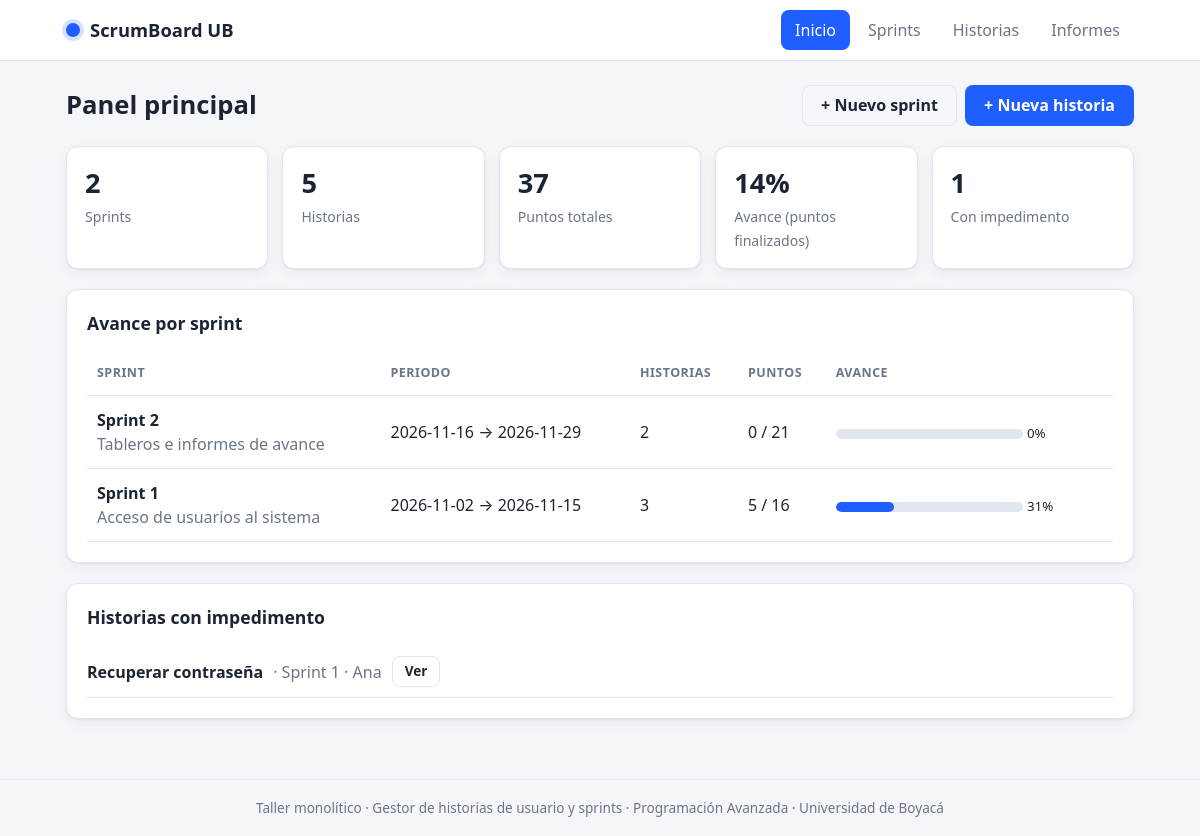
The page / on the database its author committed.
### tables this page shows
CREATE TABLE sprints (
    id           INT AUTO_INCREMENT PRIMARY KEY,
    nombre       VARCHAR(100) NOT NULL,
    objetivo     VARCHAR(255) NOT NULL DEFAULT '',
    fecha_inicio DATE NOT NULL,
    fecha_fin    DATE NOT NULL
);

CREATE TABLE historias (
    id                 INT AUTO_INCREMENT PRIMARY KEY,
    titulo             VARCHAR(150) NOT NULL,
    descripcion        TEXT NOT NULL,
    responsable        VARCHAR(100) NOT NULL,
    prioridad          ENUM('alta','media','baja') NOT NULL DEFAULT 'media',
    estado             ENUM('nueva','activa','finalizada','impedimento') NOT NULL DEFAULT 'nueva',
    puntos             INT NOT NULL,
    fecha_creacion     DATE NOT NULL,
    fecha_finalizacion DATE NULL,
    sprint_id          INT NOT NULL,
    CONSTRAINT fk_historias_sprint FOREIGN KEY (sprint_id)
        REFERENCES sprints(id) ON DELETE CASCADE
);

### core/Controller.php (called while the page is built, shortened)
<?php
abstract class Controller
{
    protected function render(string $vista, array $datos = []): void
    {
        extract($datos);
        $archivo = __DIR__ . '/../app/views/' . $vista . '.php';
        require __DIR__ . '/../app/views/layout/header.php';
        require $archivo;
        require __DIR__ . '/../app/views/layout/footer.php';
    }
}

### app/controllers/HomeController.php (called while the page is built)
<?php
class HomeController extends Controller
{
    public function index(): void
    {
        $historias = new Historia();
        $totales   = $historias->totales();
        $this->render('home/index', [
            'titulo'       => 'Panel principal',
            'totales'      => $totales,
            'avance'       => porcentaje($totales['puntos_finalizados'], $totales['puntos']),
            'sprints'      => (new Sprint())->conMetricas(),
            'impedimentos' => $historias->listar(0, 'impedimento'),
        ]);
    }
}

### index.php (called while the page is built, shortened)
<?php
spl_autoload_register(function (string $clase) {
    foreach (['core', 'app/models', 'app/controllers'] as $carpeta) {
        $archivo = __DIR__ . "/{$carpeta}/{$clase}.php";
        if (is_file($archivo)) {
            return;
        }
    }
});
function e($valor): string
{
    return htmlspecialchars((string)$valor, ENT_QUOTES, 'UTF-8');
}
function porcentaje($parte, $total): int
{
    return $total > 0 ? (int)round($parte * 100 / $total) : 0;
}
$accion      = $_GET['a'] ?? 'index';
$obj   = new $clase();
try {
    $obj->$accion();
} catch (PDOException $ex) {
    http_response_code(500);
    echo '<h3>Error de base de datos</h3><p>Verifica que importaste database.sql y la configuración en config/config.php.</p>';
}

### core/Database.php (called while the page is built)
<?php
class Database
{
    private static ?PDO $conexion = null;
    public static function get(): PDO
    {
        if (self::$conexion === null) {
            $cfg = require __DIR__ . '/../config/config.php';
            $db  = $cfg['db'];
            $dsn = "mysql:host={$db['host']};dbname={$db['name']};charset={$db['charset']}";
            self::$conexion = new PDO($dsn, $db['user'], $db['pass'], [
                PDO::ATTR_ERRMODE            => PDO::ERRMODE_EXCEPTION,
                PDO::ATTR_DEFAULT_FETCH_MODE => PDO::FETCH_ASSOC,
                PDO::ATTR_EMULATE_PREPARES   => false,
            ]);
        }
        return self::$conexion;
    }
}

### core/Model.php (called while the page is built, shortened)
<?php
abstract class Model
{
    public function __construct()
    {
        $this->db = Database::get();
    }
}

### app/models/Sprint.php (called while the page is built, shortened)
<?php
class Sprint extends Model
{
    public function conMetricas(): array
    {
        $sql = "SELECT s.*,
                       COUNT(h.id) AS historias,
                       COALESCE(SUM(h.puntos), 0) AS puntos,
                       COALESCE(SUM(CASE WHEN h.estado = 'finalizada' THEN h.puntos ELSE 0 END), 0) AS puntos_finalizados
                FROM sprints s
                LEFT JOIN historias h ON h.sprint_id = s.id
                GROUP BY s.id, s.nombre, s.objetivo, s.fecha_inicio, s.fecha_fin
                ORDER BY s.fecha_inicio DESC";
        return $this->db->query($sql)->fetchAll();
    }
    public function total(): int
    {
        return (int)$this->db->query('SELECT COUNT(*) FROM sprints')->fetchColumn();
    }
}

### config/config.php (called while the page is built)
<?php
return [
    'db' => [
        'host'    => 'localhost',
        'name'    => 'gestor_historias',
        'user'    => 'root',
        'pass'    => '',
        'charset' => 'utf8mb4',
    ],
    'app' => [
        'nombre' => 'ScrumBoard UB',
    ],
];

### app/models/Historia.php (called while the page is built, shortened)
<?php
class Historia extends Model
{
    public function listar(int $sprintId = 0, string $estado = ''): array
    {
        $sql = self::SELECT_BASE . ' WHERE 1 = 1';
        $par = [];
        if (in_array($estado, self::ESTADOS, true)) {
            $sql .= ' AND h.estado = ?';
            $par[] = $estado;
        }
        $st = $this->db->prepare($sql . ' ORDER BY h.id DESC');
        $st->execute($par);
        return $st->fetchAll();
    }
    public function totales(): array
    {
        $f = $this->db->query(
            "SELECT COUNT(*) AS historias, COALESCE(SUM(puntos), 0) AS puntos,
                    COALESCE(SUM(CASE WHEN estado = 'finalizada' THEN puntos ELSE 0 END), 0) AS puntos_finalizados,
                    COALESCE(SUM(CASE WHEN estado = 'impedimento' THEN 1 ELSE 0 END), 0) AS impedimentos
             FROM historias"
        )->fetch();
        return array_map('intval', $f);
    }
}

### app/views/home/index.php (the view)
<div class="page-head">
    <h1>Panel principal</h1>
    <div class="actions">
        <a class="btn btn--ghost" href="index.php?c=sprint&a=nuevo">+ Nuevo sprint</a>
        <a class="btn btn--primary" href="index.php?c=historia&a=nuevo">+ Nueva historia</a>
    </div>
</div>
<section class="stats">
    <article class="stat"><span class="stat__n"><?= (int)(new Sprint())->total() ?></span><span class="stat__l">Sprints</span></article>
    <article class="stat"><span class="stat__n"><?= $totales['historias'] ?></span><span class="stat__l">Historias</span></article>
    <article class="stat"><span class="stat__n"><?= $totales['puntos'] ?></span><span class="stat__l">Puntos totales</span></article>
    <article class="stat"><span class="stat__n"><?= $avance ?>%</span><span class="stat__l">Avance (puntos finalizados)</span></article>
    <article class="stat"><span class="stat__n"><?= $totales['impedimentos'] ?></span><span class="stat__l">Con impedimento</span></article>
</section>
<section class="card">
    <h2>Avance por sprint</h2>
    <?php if (!$sprints): ?>
        <p class="muted">Aún no hay sprints. Crea el primero para empezar.</p>
    <?php else: ?>
        <div class="table-wrap">
        <table class="table">
            <thead><tr><th>Sprint</th><th>Periodo</th><th>Historias</th><th>Puntos</th><th style="width:28%">Avance</th></tr></thead>
            <tbody>
            <?php foreach ($sprints as $s): $p = porcentaje($s['puntos_finalizados'], $s['puntos']); ?>
                <tr>
                    <td><strong><?= e($s['nombre']) ?></strong><br><span class="muted"><?= e($s['objetivo']) ?></span></td>
                    <td><?= e($s['fecha_inicio']) ?> → <?= e($s['fecha_fin']) ?></td>
                    <td><?= (int)$s['historias'] ?></td>
                    <td><?= (int)$s['puntos_finalizados'] ?> / <?= (int)$s['puntos'] ?></td>
                    <td><div class="bar" title="<?= $p ?>%"><span style="width:<?= $p ?>%"></span></div> <small><?= $p ?>%</small></td>
                </tr>
            <?php endforeach; ?>
            </tbody>
        </table>
        </div>
    <?php endif; ?>
</section>
<section class="card">
    <h2>Historias con impedimento</h2>
    <?php if (!$impedimentos): ?>
        <p class="muted">No hay historias con impedimento. 🎉</p>
    <?php else: ?>
        <ul class="lista">
        <?php foreach ($impedimentos as $h): ?>
            <li>
                <strong><?= e($h['titulo']) ?></strong>
                <span class="muted">· <?= e($h['sprint']) ?> · <?= e($h['responsable']) ?></span>
                <a class="btn btn--small btn--ghost" href="index.php?c=historia&a=editar&id=<?= (int)$h['id'] ?>">Ver</a>
            </li>
        <?php endforeach; ?>
        </ul>
    <?php endif; ?>
</section>

### public/css/style.css (style rules this page uses)
:root { --bg: #f4f6fa; --surface: #ffffff; --text: #1c2433; --muted: #6b7587; --line: #e2e6ee; --primary: #1f5eff; --primary-dark: #1647c4; --danger: #d63b3b; --ok-bg: #e6f6ec; --ok-fg: #17673a; --err-bg: #fdeaea; --err-fg: #9b2121; --radius: 12px; --shadow: 0 1px 2px rgba(20, 30, 60, .06), 0 4px 14px rgba(20, 30, 60, .05); }
*, *::before, *::after { box-sizing: border-box; }
body { margin: 0; background: var(--bg); color: var(--text); font: 16px/1.5 system-ui, -apple-system, "Segoe UI", Roboto, sans-serif; min-height: 100vh; display: flex; flex-direction: column; }
a { color: var(--primary); text-decoration: none; }
h1 { font-size: 1.6rem; margin: 0; }
h2 { font-size: 1.1rem; margin: 0 0 1rem; }
.page-head { display: flex; align-items: center; justify-content: space-between; gap: 12px; margin-bottom: 20px; flex-wrap: wrap; }
.card { background: var(--surface); border: 1px solid var(--line); border-radius: var(--radius); box-shadow: var(--shadow); padding: 20px; margin-bottom: 20px; }
.muted { color: var(--muted); }
.btn { display: inline-block; border: 1px solid transparent; border-radius: 8px; padding: 10px 18px; font: inherit; font-weight: 600; cursor: pointer; background: var(--primary); color: #fff; line-height: 1.2; }
.btn--primary { background: var(--primary); }
.btn--ghost { background: transparent; color: var(--text); border-color: var(--line); }
.btn--small { padding: 6px 12px; font-size: .85rem; }
.stats { display: grid; grid-template-columns: repeat(auto-fit, minmax(170px, 1fr)); gap: 14px; margin-bottom: 20px; }
.stat { background: var(--surface); border: 1px solid var(--line); border-radius: var(--radius); padding: 16px 18px; box-shadow: var(--shadow); }
.stat__n { display: block; font-size: 1.7rem; font-weight: 700; }
.stat__l { color: var(--muted); font-size: .88rem; }
.table-wrap { overflow-x: auto; }
.table { width: 100%; border-collapse: collapse; }
.table th, .table td { padding: 12px 10px; text-align: left; border-bottom: 1px solid var(--line); vertical-align: middle; }
.table th { font-size: .78rem; text-transform: uppercase; letter-spacing: .04em; color: var(--muted); }
.actions { white-space: nowrap; }
.actions .btn + .btn, .actions .btn + form, .actions form + .btn { margin-left: 4px; }
.bar { display: inline-block; vertical-align: middle; width: 70%; height: 10px; background: var(--line); border-radius: 999px; overflow: hidden; }
.bar > span { display: block; height: 100%; background: var(--primary); border-radius: 999px; }
.lista { list-style: none; margin: 0; padding: 0; }
.lista li { padding: 10px 0; border-bottom: 1px solid var(--line); display: flex; gap: 10px; align-items: center; flex-wrap: wrap; }

### rows shown on the page
sprints: nombre "Sprint 2", objetivo "Tableros e informes de avance", fecha_inicio "2026-11-16", fecha_fin "2026-11-29", historias "2", puntos_finalizados "0", puntos "21", p "0"
sprints: nombre "Sprint 1", objetivo "Acceso de usuarios al sistema", fecha_inicio "2026-11-02", fecha_fin "2026-11-15", historias "3", puntos_finalizados "5", puntos "16", p "31"
historias: titulo "Recuperar contraseña", sprint.nombre "Sprint 1", responsable "Ana"

### other values the page prints
$cfg['app']['nombre'] "ScrumBoard UB"
$texto "Inicio"
$texto "Sprints"
$texto "Historias"
$texto "Informes"
$totales['historias'] "5"
$totales['puntos'] "37"
$avance "14"
$totales['impedimentos'] "1"
